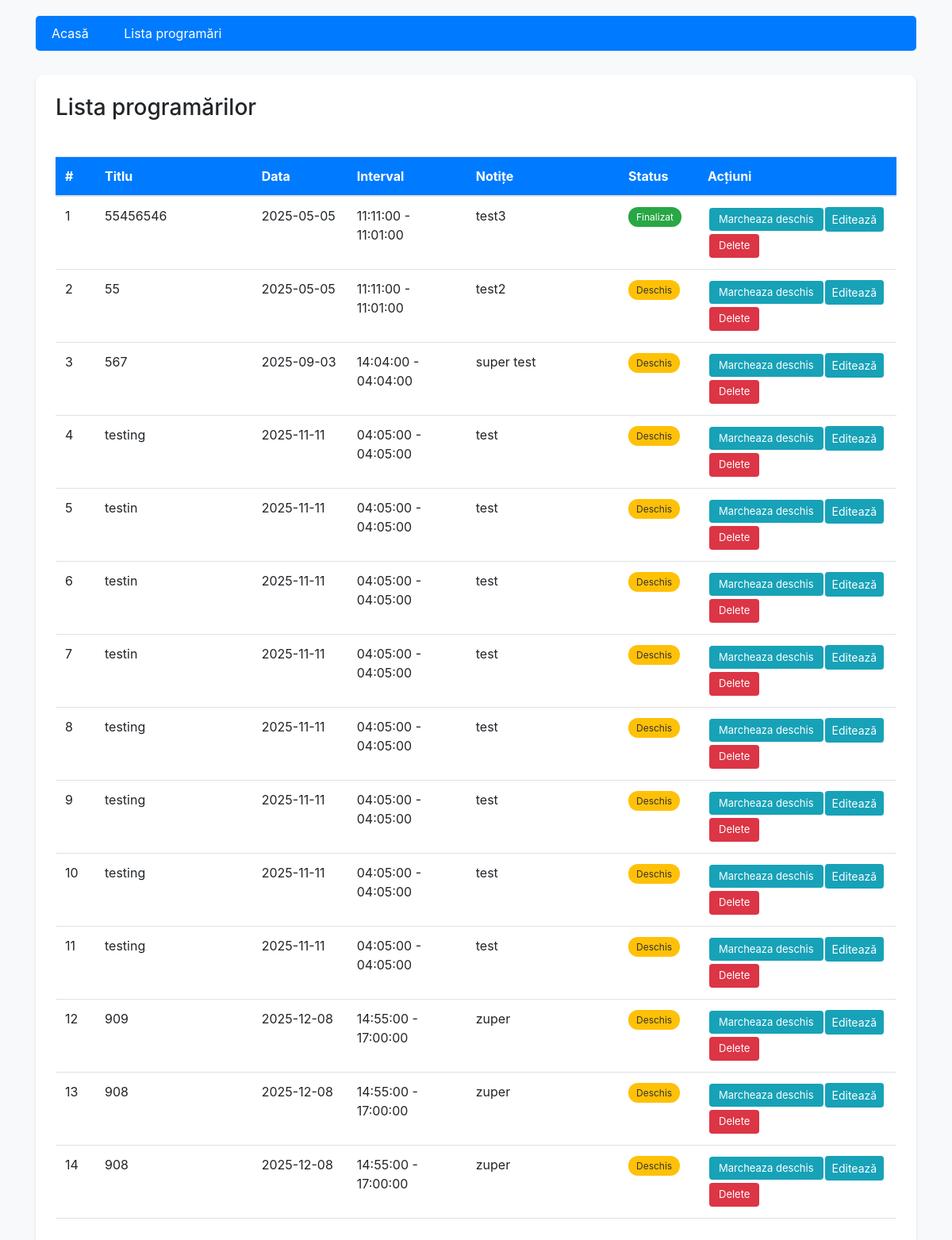
/tasks_schedule.php, run on the app's committed database.
### tables this page shows
CREATE TABLE `tasks` (
  `id` int NOT NULL,
  `title` text NOT NULL,
  `dates` date NOT NULL,
  `starttime` time NOT NULL,
  `endtime` time NOT NULL,
  `notes` varchar(255) NOT NULL,
  `status` enum('open','done') NOT NULL DEFAULT 'open'
);

### tasks_schedule.php (the view, shortened to what this page needs)
<!DOCTYPE html>
<html lang="ro">
<head>
  <link rel="stylesheet" href="https://stackpath.bootstrapcdn.com/bootstrap/4.5.2/css/bootstrap.min.css">
</head>
<body>
  <div class="container">
    <nav class="navbar-custom">
      <a href="index.php">Acasă</a>
      <a href="tasks_schedule.php">Lista programări</a>
    </nav>
    <div class="table-card">
      <h3 class="mb-4">Lista programărilor</h3>
      <div class="table-responsive">
        <table class="task-table table table-hover">
          <thead>
            <tr>
              <th style="width: 50px;">#</th>
              <th>Titlu</th>
              <th style="width: 120px;">Data</th>
              <th style="width: 150px;">Interval</th>
              <th>Notițe</th>
              <th style="width: 100px;">Status</th>
              <th style="width: 250px;">Acțiuni</th>
            </tr>
          </thead>
          <tbody id="tasksBody">
            <?php
            $conn = new mysqli("localhost", "root", "", "2webtasks");
            $sql = "SELECT * FROM tasks ORDER BY dates, starttime";
            $result = $conn->query($sql);
            if ($result && $result->num_rows > 0) {
                $i = 1;
                while($row = $result->fetch_assoc()) {
                    $rowId = (int)$row['id'];
                    $title = htmlspecialchars($row['title'], ENT_QUOTES, 'UTF-8');
                    $date = htmlspecialchars($row['dates'], ENT_QUOTES, 'UTF-8');
                    $start = htmlspecialchars($row['starttime'], ENT_QUOTES, 'UTF-8');
                    $end = htmlspecialchars($row['endtime'], ENT_QUOTES, 'UTF-8');
                    $notes = htmlspecialchars($row['notes'], ENT_QUOTES, 'UTF-8');
                    $status = htmlspecialchars($row['status'], ENT_QUOTES, 'UTF-8');
                    echo "<tr>";
                    echo "<td>{$i}</td>";
                    echo "<td>{$title}</td>";
                    echo "<td>{$date}</td>";
                    echo "<td>{$start} - {$end}</td>";
                    echo "<td>{$notes}</td>";
                    echo "<td>";
                    if (strtolower($status) === 'done') {
                        echo '<span class="badge-done">Finalizat</span>';
                    } else {
                        echo '<span class="badge-open">Deschis</span>';
                    }
                    echo "</td>";
                    echo "<td>";
                    echo '<button class="action-btn action-toggle" data-id="' . $rowId . '">Marcheaza deschis</button>';
                    echo '<a href="edit.php?id='.$rowId.'" class="btn btn-sm btn-info">Editează</a>';
                    echo '<button class="action-btn action-delete">Delete</button>';
                    echo "</td>";
                    echo "</tr>";
                    $i++;
                }
            }
            ?>
          </tbody>
        </table>
      </div>
    </div>
  </div>

### tasks_schedule.php (style rules this page uses)
body { background-color: #f8f9fa; padding-top: 20px; padding-bottom: 40px; }
.navbar-custom { background-color: #007bff; border-radius: 5px; margin-bottom: 30px; }
.navbar-custom a { color: white; padding: 10px 20px; text-decoration: none; display: inline-block; border-radius: 3px; transition: background-color 0.3s; }
.table-card { background: white; padding: 25px; border-radius: 10px; box-shadow: 0 2px 4px rgba(0,0,0,0.1); }
.badge-done { background-color: #28a745; color: white; padding: 5px 10px; border-radius: 12px; font-size: 12px; }
.badge-open { background-color: #ffc107; color: #333; padding: 5px 10px; border-radius: 12px; font-size: 12px; }
.action-btn { padding: 5px 12px; margin: 2px; border: none; border-radius: 4px; cursor: pointer; font-size: 13px; transition: all 0.3s; }
.action-toggle { background-color: #17a2b8; color: white; }
.action-delete { background-color: #dc3545; color: white; }
.table-responsive { overflow-x: auto; }
.task-table { width: 100%; margin-top: 20px; }
.task-table thead { background-color: #007bff; color: white; }
.task-table th { padding: 12px; text-align: left; }
.task-table td { padding: 12px; border-bottom: 1px solid #dee2e6; }

### data on the page
tasks: title "55456546", dates "2025-05-05", starttime "11:11:00", endtime "11:01:00", notes "test3", status "Finalizat"
tasks: title "55", dates "2025-05-05", starttime "11:11:00", endtime "11:01:00", notes "test2", status "Deschis"
tasks: title "567", dates "2025-09-03", starttime "14:04:00", endtime "04:04:00", notes "super test", status "Deschis"
tasks: title "testing", dates "2025-11-11", starttime "04:05:00", endtime "04:05:00", notes "test", status "Deschis"
tasks: title "testin", dates "2025-11-11", starttime "04:05:00", endtime "04:05:00", notes "test", status "Deschis"
tasks: title "testin", dates "2025-11-11", starttime "04:05:00", endtime "04:05:00", notes "test", status "Deschis"
tasks: title "testin", dates "2025-11-11", starttime "04:05:00", endtime "04:05:00", notes "test", status "Deschis"
tasks: title "testing", dates "2025-11-11", starttime "04:05:00", endtime "04:05:00", notes "test", status "Deschis"
tasks: title "testing", dates "2025-11-11", starttime "04:05:00", endtime "04:05:00", notes "test", status "Deschis"
tasks: title "testing", dates "2025-11-11", starttime "04:05:00", endtime "04:05:00", notes "test", status "Deschis"
tasks: title "testing", dates "2025-11-11", starttime "04:05:00", endtime "04:05:00", notes "test", status "Deschis"
tasks: title "909", dates "2025-12-08", starttime "14:55:00", endtime "17:00:00", notes "zuper", status "Deschis"
tasks: title "908", dates "2025-12-08", starttime "14:55:00", endtime "17:00:00", notes "zuper", status "Deschis"
tasks: title "908", dates "2025-12-08", starttime "14:55:00", endtime "17:00:00", notes "zuper", status "Deschis"
